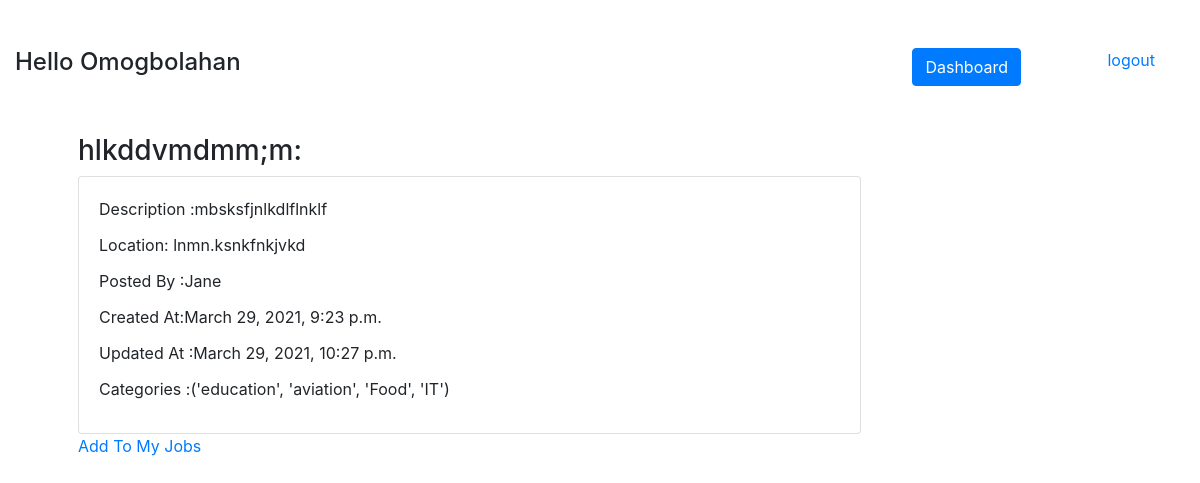
The app's page /job/details/16 (signed in) with its own data.
### Login_app/models.py (models this page shows)
class User(models.Model):
    First_name = models.CharField(max_length=55)
    Last_name =models.CharField(max_length=55)
    Email = models.CharField(max_length=255)
    Password = models.CharField(max_length= 60)
    created_at = models.DateTimeField(auto_now_add = True)
    updated_at = models.DateTimeField(auto_now= True)
    objects = UserManager()

### Job_app/models.py (models this page shows)
class Job(models.Model):
    Title = models.CharField(max_length= 255)
    Description = models.TextField()
    Location = models.CharField(max_length=255)
    Categories = models.TextField()
    created_at= models.DateTimeField(auto_now_add=True)
    updated_at =models.DateTimeField(auto_now=True)
    Posted_by = models.ForeignKey(User, related_name = 'jobs', on_delete= models.CASCADE)
    users_joined = models.ManyToManyField(User, related_name= 'jobs_joined')
    objects = JobManager()

### Job_app/views.py (the view)
# urls.py: path("job/details/<jobid>", views.display_job),
def display_job(request, jobid):
    job_display = Job.objects.get(id = jobid)
    print(job_display.Posted_by)
    currentUser = User.objects.get(id=request.session['user_id'])
    context = {
        'jobtodisplay' : job_display,
        'thisUser' : currentUser,
    }
    return render(request, 'job_details.html', context)

### Job_app/templates/job_details.html (shortened to what this page needs)
<!DOCTYPE html>
<html lang="en">
<head>
    <link rel="stylesheet" href="https://maxcdn.bootstrapcdn.com/bootstrap/4.0.0/css/bootstrap.min.css"
>
</head>
<body>
    <div class="container-fluid pt-5 row">
        <div class="col">
            <h4>Hello {{thisUser.First_name}}</h4>
        </div>
        <div class="col col-lg-2">
            <a class="btn btn-primary" href="/jobs">Dashboard</a>
        </div>
        <div class="col-md-auto">
            <a href="/logout">logout</a>
        </div>
    </div>
    <div class="container p-5">
        <h3>{{jobtodisplay.Title}}:</h3>
        <div class="card w-75">
            <div class="card-body">
                <p class="card-title">Description :{{jobtodisplay.Description}}</p>
                <p class="card-title">Location: {{jobtodisplay.Location}}</p>
                <p class="card-title"> Posted By :{{jobtodisplay.Posted_by.First_name}}</p>
                <p class="card-title"> Created At:{{jobtodisplay.created_at}}</p>
                <p class="card-title">Updated At :{{jobtodisplay.updated_at}}</p>
                <p class="card-title">Categories :{{jobtodisplay.Categories}}</p>
            </div>
        </div>
        <div>
            <a href="/addJob/{{jobtodisplay.id}}">Add To My Jobs</a>
        </div>
    </div>
</body>
</html>

### records on screen
User: First_name "Omogbolahan"
Job: Title "hlkddvmdmm;m", Description "mbsksfjnlkdlflnklf", Location "lnmn.ksnkfnkjvkd", Posted_by.First_name "Jane", created_at "March 29, 2021, 9:23 p.m.", updated_at "March 29, 2021, 10:27 p.m.", Categories "('education', 'aviation', 'Food', 'IT')"
